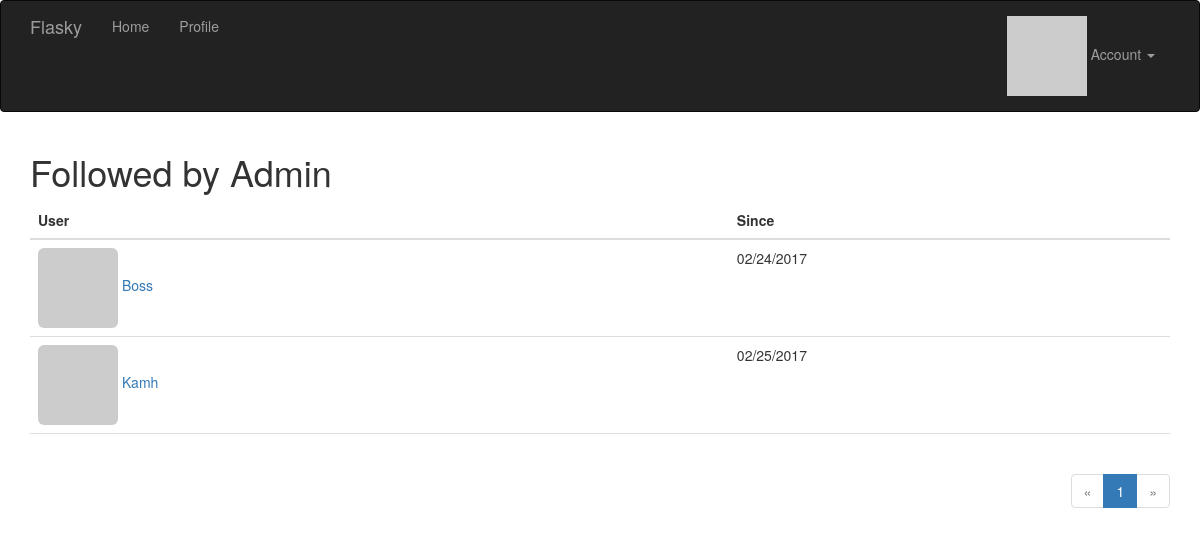
Page /followed_by/Admin (signed in) on the committed database.
### app/models.py (models this page shows, shortened)
class User(UserMixin, db.Model):
    __tablename__ = "users"
    id = db.Column(db.Integer, primary_key=True)
    email = db.Column(db.String(64), unique=True, index=True)
    username = db.Column(db.String(64), unique=True, index=True)
    role_id = db.Column(db.Integer, db.ForeignKey("roles.id"))
    password_hash = db.Column(db.String(128))
    confirmed = db.Column(db.Boolean, default=False)
    new_email = db.Column(db.String(64), index=True)
    name = db.Column(db.String(64))
    location = db.Column(db.String(64))
    about_me = db.Column(db.Text())
    member_since = db.Column(db.DateTime(), default=datetime.utcnow)
    last_seen = db.Column(db.DateTime(), default=datetime.utcnow)
    avatar_hash = db.Column(db.String(32))
    posts = db.relationship("Post", backref="author", lazy="dynamic")
    followed = db.relationship("Follow", foreign_keys=[Follow.follower_id],
                               backref=db.backref("follower", lazy="joined"),
                               lazy="dynamic",
                               cascade="all,delete-orphan")
    followers = db.relationship("Follow", foreign_keys=[Follow.followed_id],
                                backref=db.backref("followed", lazy="joined"),
                                lazy="dynamic",
                                cascade="all,delete-orphan")
    @property
    def password(self):
        raise AttributeError("password is not a readable attribute")
    def ping(self):
        self.last_seen = datetime.utcnow()
        db.session.add(self)
    def gravatar(self, size=100, default="retro", rating="g"):
        if request.is_secure:
            url = "https://secure.gravatar.com/avatar"
        else:
            url = "http://www.gravatar.com/avatar"
        hash = self.avatar_hash or hashlib.md5(self.email.encode("utf-8")).hexdigest()
        return '{url}/{hash}?s={size}&d={default}&r={rating}'.format(url=url, hash=hash,
                                                                     size=size, default=default,
                                                                     rating=rating)

class Follow(db.Model):
    __tablename__ = "follows"
    follower_id = db.Column(db.Integer, db.ForeignKey("users.id"), primary_key=True)
    followed_id = db.Column(db.Integer, db.ForeignKey("users.id"), primary_key=True)
    timestamp = db.Column(db.DateTime, default=datetime.utcnow)

### app/main/views.py (the view)
@main.route("/followed_by/<username>")
def followed_by(username):
    user = User.query.filter_by(username=username).first()
    if user is None:
        flash("Invalid User")
        return redirect(url_for("main.index"))
    page = request.args.get("page", 1, type=int)
    pagination = user.followed.paginate(page, per_page=current_app.config["FLASKY_FOLLOWED_PER_PAGE"],
                                        error_out=False)
    follows = [{"user": item.followed, "timestamp": item.timestamp}
               for item in pagination.items]
    return render_template("followers.html", user=user, title="Followed by ", endpoint="main.followed_by",
                           pagination=pagination, follows=follows)

### app/auth/views.py (called while the page is built)
@auth.before_app_request
def before_request():
    if current_user.is_authenticated:
        current_user.ping()
        if not current_user.confirmed \
                and request.endpoint[:5] != "auth." \
                and request.endpoint != "static":
            return redirect(url_for("auth.unconfirmed"))

### app/main/__init__.py (called while the page is built)
@main.app_context_processor
def inject_permissions():
    return dict(Permission=Permission)

### app/models.py (called while the page is built)
@login_manager.user_loader
def load_user(user_id):
    return User.query.get(int(user_id))

### app/templates/followers.html (shortened to what this page needs)
{% extends "base.html" %}
{% import "_macros.html" as macros %}
{% block page_content %}
    <div class="page_header">
        <h1>{{ title }} {{ user.username }}</h1>
    </div>
    <table class="table table-hover followers">
        <thead>
        <tr>
            <th>User</th>
            <th>Since</th>
        </tr>
        </thead>
        {% for follow in follows %}
            {% if follow.user!=user %}
                <tr>
                    <td>
                        <a href="{{ url_for('main.user',username = follow.user.username) }}">
                            <img class="img-rounded" src="{{ follow.user.gravatar(size=32) }}">
                            {{ follow.user.username }}
                        </a>
                    </td>
                    <td>{{ moment(follow.timestamp).format("L") }}</td>
                </tr>
            {% endif %}
        {% endfor %}
    </table>
    <div class="pagination">
        {{ macros.pagination_widget(pagination,endpoint,username=user.susername) }}
    </div>
{% endblock %}

### app/static/styles.css (style rules this page uses)
div.pagination { width: 100%; text-align: right; padding: 0px; margin: 0px; }
.table.followers tr { border-bottom: 1px solid #e0e0e0; }

### rows in the picture
User: username "Admin"
User: user.username "Boss"
Follow: timestamp "02/24/2017"
User: user.username "Kamh"
Follow: timestamp "02/25/2017"

### other values in the picture
{{ title }} "Followed by"
{{ p }} "1"
